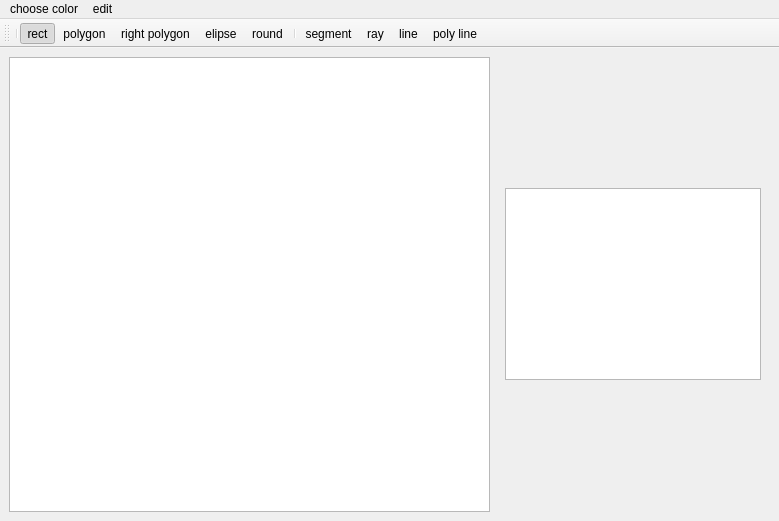
<?xml version="1.0" encoding="UTF-8"?>
<ui version="4.0">
 <class>MainWindow</class>
 <widget class="QMainWindow" name="MainWindow">
  <property name="geometry">
   <rect>
    <x>0</x>
    <y>0</y>
    <width>779</width>
    <height>521</height>
   </rect>
  </property>
  <property name="windowTitle">
   <string>MainWindow</string>
  </property>
  <widget class="QWidget" name="centralwidget">
   <layout class="QHBoxLayout" name="horizontalLayout">
    <item>
     <widget class="QGraphicsView" name="graphicsView"/>
    </item>
    <item>
     <widget class="QWidget" name="widget" native="true">
      <property name="sizePolicy">
       <sizepolicy hsizetype="Fixed" vsizetype="Expanding">
        <horstretch>0</horstretch>
        <verstretch>0</verstretch>
       </sizepolicy>
      </property>
      <property name="baseSize">
       <size>
        <width>200</width>
        <height>0</height>
       </size>
      </property>
      <layout class="QVBoxLayout" name="verticalLayout_2">
       <property name="sizeConstraint">
        <enum>QLayout::SetFixedSize</enum>
       </property>
       <item>
        <widget class="QListView" name="listView">
         <property name="contextMenuPolicy">
          <enum>Qt::CustomContextMenu</enum>
         </property>
        </widget>
       </item>
      </layout>
     </widget>
    </item>
   </layout>
  </widget>
  <widget class="QToolBar" name="toolBar">
   <property name="windowTitle">
    <string>toolBar</string>
   </property>
   <property name="toolButtonStyle">
    <enum>Qt::ToolButtonFollowStyle</enum>
   </property>
   <attribute name="toolBarArea">
    <enum>TopToolBarArea</enum>
   </attribute>
   <attribute name="toolBarBreak">
    <bool>false</bool>
   </attribute>
   <addaction name="separator"/>
   <addaction name="actionRect"/>
   <addaction name="actionPolygon"/>
   <addaction name="actionright_polygon"/>
   <addaction name="actionelipse"/>
   <addaction name="actionround"/>
   <addaction name="separator"/>
   <addaction name="actionsegment"/>
   <addaction name="actionray"/>
   <addaction name="actionline"/>
   <addaction name="actionpoly_line"/>
  </widget>
  <widget class="QMenuBar" name="menuBar">
   <property name="geometry">
    <rect>
     <x>0</x>
     <y>0</y>
     <width>779</width>
     <height>26</height>
    </rect>
   </property>
   <widget class="QMenu" name="menuchoose_color">
    <property name="title">
     <string>choose color</string>
    </property>
    <addaction name="actionbrush_color"/>
    <addaction name="action_pen_color"/>
   </widget>
   <widget class="MMenu" name="menuedit">
    <property name="title">
     <string>edit</string>
    </property>
    <addaction name="actionchange_pen"/>
    <addaction name="actionchange_brush"/>
    <addaction name="actionmove"/>
   </widget>
   <addaction name="menuchoose_color"/>
   <addaction name="menuedit"/>
  </widget>
  <action name="actionRect">
   <property name="checkable">
    <bool>true</bool>
   </property>
   <property name="checked">
    <bool>true</bool>
   </property>
   <property name="text">
    <string>rect</string>
   </property>
   <property name="toolTip">
    <string>paint rect</string>
   </property>
   <property name="menuRole">
    <enum>QAction::PreferencesRole</enum>
   </property>
   <property name="priority">
    <enum>QAction::NormalPriority</enum>
   </property>
  </action>
  <action name="actionPolygon">
   <property name="checkable">
    <bool>true</bool>
   </property>
   <property name="text">
    <string>polygon</string>
   </property>
   <property name="toolTip">
    <string>Polygon (double click to finish)</string>
   </property>
  </action>
  <action name="actionbrush_color">
   <property name="text">
    <string>brush color</string>
   </property>
  </action>
  <action name="action_pen_color">
   <property name="text">
    <string>pen color</string>
   </property>
  </action>
  <action name="actionchange_pen">
   <property name="text">
    <string>change pen</string>
   </property>
  </action>
  <action name="actionchange_brush">
   <property name="text">
    <string>change brush</string>
   </property>
  </action>
  <action name="actionmove">
   <property name="text">
    <string>move</string>
   </property>
  </action>
  <action name="actionelipse">
   <property name="checkable">
    <bool>true</bool>
   </property>
   <property name="text">
    <string>elipse</string>
   </property>
  </action>
  <action name="actionround">
   <property name="checkable">
    <bool>true</bool>
   </property>
   <property name="text">
    <string>round</string>
   </property>
  </action>
  <action name="actionsegment">
   <property name="checkable">
    <bool>true</bool>
   </property>
   <property name="text">
    <string>segment</string>
   </property>
  </action>
  <action name="actionray">
   <property name="checkable">
    <bool>true</bool>
   </property>
   <property name="text">
    <string>ray</string>
   </property>
  </action>
  <action name="actionline">
   <property name="checkable">
    <bool>true</bool>
   </property>
   <property name="text">
    <string>line</string>
   </property>
  </action>
  <action name="actionpoly_line">
   <property name="checkable">
    <bool>true</bool>
   </property>
   <property name="text">
    <string>poly line</string>
   </property>
  </action>
  <action name="actionright_polygon">
   <property name="checkable">
    <bool>true</bool>
   </property>
   <property name="text">
    <string>right polygon</string>
   </property>
  </action>
 </widget>
 <customwidgets>
  <customwidget>
   <class>MMenu</class>
   <extends>QMenu</extends>
   <header>mmenu.h</header>
  </customwidget>
 </customwidgets>
 <resources/>
 <connections/>
</ui>
